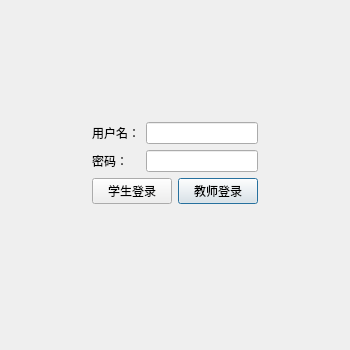
<?xml version="1.0" encoding="UTF-8"?>
<ui version="4.0">
 <class>login</class>
 <widget class="QDialog" name="login">
  <property name="geometry">
   <rect>
    <x>0</x>
    <y>0</y>
    <width>350</width>
    <height>350</height>
   </rect>
  </property>
  <property name="windowTitle">
   <string>学生学籍信息管理系统</string>
  </property>
  <property name="windowIcon">
   <iconset>
    <normaloff>login_ui.png</normaloff>login_ui.png</iconset>
  </property>
  <layout class="QGridLayout" name="gridLayout_2">
   <item row="0" column="1">
    <spacer name="verticalSpacer_2">
     <property name="orientation">
      <enum>Qt::Vertical</enum>
     </property>
     <property name="sizeHint" stdset="0">
      <size>
       <width>20</width>
       <height>95</height>
      </size>
     </property>
    </spacer>
   </item>
   <item row="1" column="0">
    <spacer name="horizontalSpacer">
     <property name="orientation">
      <enum>Qt::Horizontal</enum>
     </property>
     <property name="sizeHint" stdset="0">
      <size>
       <width>38</width>
       <height>20</height>
      </size>
     </property>
    </spacer>
   </item>
   <item row="1" column="1">
    <layout class="QGridLayout" name="gridLayout">
     <item row="1" column="0">
      <widget class="QLabel" name="label_2">
       <property name="text">
        <string>密码：</string>
       </property>
      </widget>
     </item>
     <item row="1" column="1" colspan="2">
      <widget class="QLineEdit" name="lineEdit_2"/>
     </item>
     <item row="2" column="2">
      <widget class="QPushButton" name="pushButton_2">
       <property name="text">
        <string>教师登录</string>
       </property>
      </widget>
     </item>
     <item row="0" column="0">
      <widget class="QLabel" name="label">
       <property name="text">
        <string>用户名：</string>
       </property>
      </widget>
     </item>
     <item row="2" column="0" colspan="2">
      <widget class="QPushButton" name="pushButton">
       <property name="text">
        <string>学生登录</string>
       </property>
      </widget>
     </item>
     <item row="0" column="1" colspan="2">
      <widget class="QLineEdit" name="lineEdit"/>
     </item>
    </layout>
   </item>
   <item row="1" column="2">
    <spacer name="horizontalSpacer_2">
     <property name="orientation">
      <enum>Qt::Horizontal</enum>
     </property>
     <property name="sizeHint" stdset="0">
      <size>
       <width>48</width>
       <height>20</height>
      </size>
     </property>
    </spacer>
   </item>
   <item row="2" column="1">
    <spacer name="verticalSpacer">
     <property name="orientation">
      <enum>Qt::Vertical</enum>
     </property>
     <property name="sizeHint" stdset="0">
      <size>
       <width>20</width>
       <height>135</height>
      </size>
     </property>
    </spacer>
   </item>
  </layout>
 </widget>
 <resources/>
 <connections/>
</ui>
